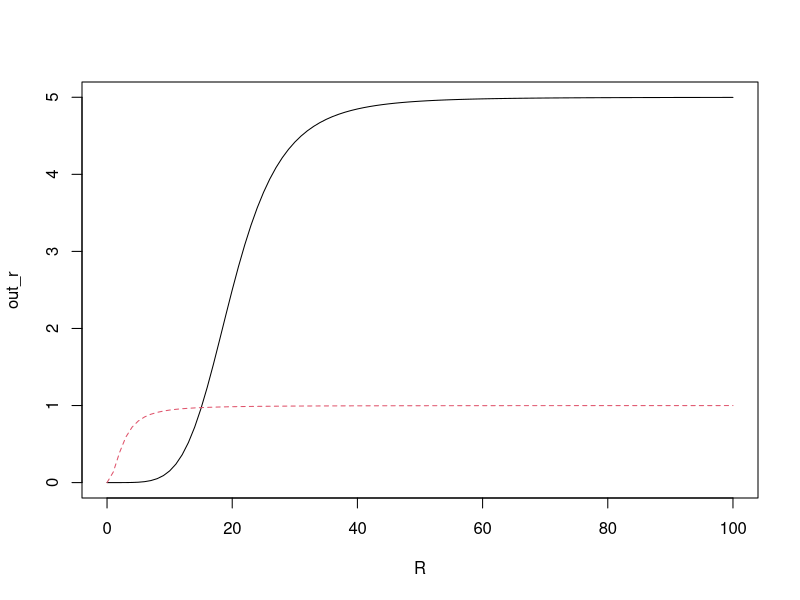
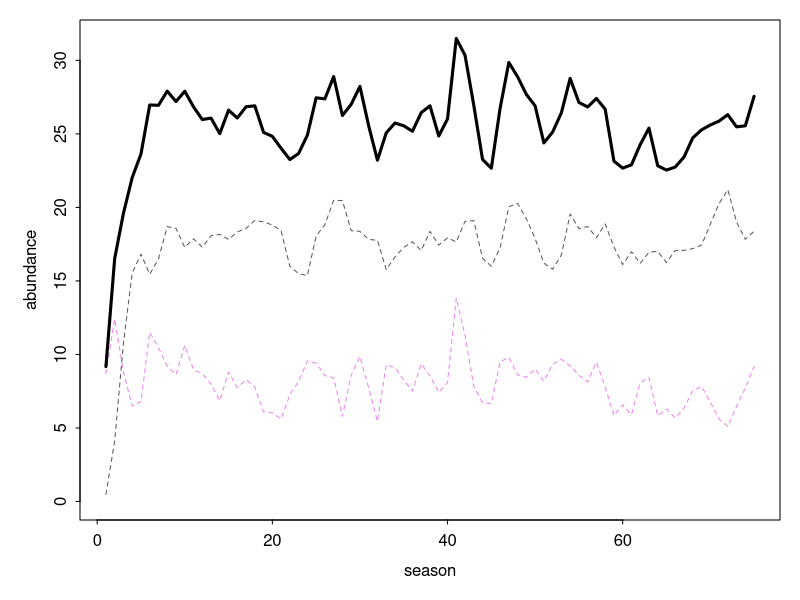

These figures' R source, in order:
##  Semi-discrete relative nonlinearity model of two species 
##    coexisting on one essential resource                

##  Authors:  Andrew Tredennick, Peter Adler, and Fred Adler
##  Email:    atredenn@gmail.com
##  Date:     3.19.2015
##  Update:   4.2.2015  -- Implements looping over odSolve for seasons.
##                      -- Makes resource uptake a Hill function, and a
##                         function that can be called within the model.
##                      -- Includes option for a temporally autocorrelated
##                         resource pulse function.
##                      -- Adds 'Rstart' variable to saved output to track
##                         initial condition of resource for each season.
##  Update:   4.8.2015  -- Adds allocation parameter (a) that continuously
##                         draws some fraction of live biomass (N) and allocates
##                         it to the dormant seed bank.
##  Update:   4.10.2015 -- Resource pulses happen within the season.
##                      -- Tracks average seasonal abundance as response.
##  Update:   4.24.2015 -- Changes Hill fxn parameters for quick difference
##                         in resource response curves. This leads to more
##                         stable coexistence and more even biomass splits.

##  MODEL DESCRIPTION
# Species "split" themselves between a dormant, low-mortaility stage (D) and 
# a higher mortality, high growth stage (N).
# The single resource is R.
# There are two sources of variability: an environmental cue that drives the
# storage effect, and resource variability.

# clear the workspace
rm(list=ls())
library('plyr')

####
#### Initial conditions, global variables, and parameters ------------------------
####
temporal_autocorrelation <- F       # turn temporal autocorrelation on(T)/off(F)
seasons <- 75                   # number of seasons to simulate
seasons_to_exclude <- 0           # initial seasons to exclude from plots
days_to_track <- 60               # number of days to simulate in odSolve
DNR <- c(D=c(1,1),N=c(1,1),R=10)    # initial conditions
Rmu <- 1                            # mean resource pulse (on log scale)
Rsd <- 1                            # std dev of resource pulses (on log scale)
sigE <- 2                           # environmental cue variability
rho <- 0                            # environmental cue correlation between species
parms <- list(
  r = c(5,1),                     # max growth rate for each species
  alpha = c(5,2),                 # rate parameter for Hill function 
  beta = c(20,2.5),                  # shape parameter for Hill function
  mN = c(0.5,0.5),                  # live biomass loss (mortality) rates 
  mD = c(0.01, 0.01),              # dormant biomass loss (mortality) rates
  a = c(0.5,0.5)                    # allocation fraction of live biomass to seed bank
)

####
#### Load relevant libraries ----------------------------------------
####
library(deSolve); library(mvtnorm)


####
#### Model function -------------------------------------------------
####
## Continuous model
updateDNR <- function(t, DNR, parms){
  with(as.list(c(DNR, parms)), {
    dD1dt = N1*a[1] - (mD[1]*D1)
    dD2dt = N2*a[2] - (mD[2]*D2)
    dN1dt = N1*(uptake_R(r[1], R, alpha[1], beta[1]) - mN[1] - a[1])
    dN2dt = N2*(uptake_R(r[2], R, alpha[2], beta[2]) - mN[2] - a[2])
    dRdt = -1 * ((dN1dt + mN[1]*N1) + (dN2dt + mN[2]*N2))
    list(c(dD1dt, dD2dt, dN1dt, dN2dt, dRdt)) #output
  })
}

##  Resource uptake function (Hill function)
uptake_R <- function(r, R, alpha, beta){
  return((r*R^alpha) / (beta^alpha + R^alpha))
}
R <- seq(0,100,1)
out_r <- matrix(ncol=2, nrow=length(R))
alpha <- parms$alpha
beta <- parms$beta
for(i in 1:nrow(out_r)){
  out_r[i,1] <- uptake_R(parms$r[1], R[i], alpha[1], beta[1])
  out_r[i,2] <- uptake_R(parms$r[2], R[i], alpha[2], beta[2])
}
matplot(R, out_r, type="l")

## Discrete model
update_DNR <- function(t,DNR,gs){
  with (as.list(DNR),{
    g1 <- gs[1]
    g2 <- gs[2]
    N1 <- D1*g1
    N2 <- D2*g2
    D1 <- D1*(1-g1)
    D2 <- D2*(1-g2)
    R <- Rvector[t]
    return(c(D1, D2, N1, N2, R))
  })
}


####
#### Simulate model -----------------------------------------------------
####
days <- c(1:days_to_track)

# Get "germination" fractions for each year
getG <- function(sigE, rho, nTime){
  varcov <- matrix(c(sigE, rho*sigE, rho*sigE, sigE), 2, 2)
  e <- rmvnorm(n = nTime, mean = c(0,0), sigma = varcov)
  g <- exp(e) / (1+exp(e))
  return(g)
}

# Loop over seasons
nms <- names(DNR)
gVec <- getG(sigE = sigE, rho = rho, nTime = seasons)
gVec[] <- 1

if(temporal_autocorrelation==FALSE){
  Rvector <- runif(seasons,0.1,4)
  Rvector <- rep(Rmu, seasons)
}

if(temporal_autocorrelation==TRUE){
  if(Rsd != 0){
    Rvector <- filter(rlnorm(seasons,Rmu,Rsd), filter=rep(1,3), circular=TRUE)
  }
  if(Rsd == 0){
    Rvector <- rlnorm(seasons,Rmu,Rsd) 
  } 
}

pulse_events <- matrix(nrow=seasons, ncol=days_to_track)
for(do_season in 1:seasons){
  pulse_events[do_season,] <- rlnorm(days_to_track, Rvector[do_season], Rsd)
}
save_seasons <- data.frame(time=NA,D1=NA,D2=NA,N1=NA,N2=NA,R=NA,Rstart=NA,season=NA)

for(season_now in 1:seasons){
  eventdat <- data.frame(var = rep("R", days_to_track),
                         time = 1:days_to_track,
                         value = pulse_events[season_now,],
                         method = rep("add", days_to_track))
  Rstart <- as.list(DNR)$R
  output <- as.data.frame(ode(y = DNR, times = days, 
                              func = updateDNR, parms = parms,
                              events = list(data = eventdat)))

  DNR <- as.numeric(output[nrow(output),nms])
  names(DNR) <- nms
  R_update <- Rvector[season_now]
  DNR <- update_DNR(season_now, DNR, gVec[season_now,])
  names(DNR) <- nms
  new_season <- as.data.frame(output)
  new_season$season <- season_now
  new_season$Rstart <- Rstart
  save_seasons <- rbind(save_seasons, new_season)
}


####
####  Make some plots ----------------------------------
####
#take out first couple seasons
# save_seasons <- subset(save_seasons, season>seasons_to_exclude)
# matplot(seq_along(along.with = save_seasons$time), 
#         save_seasons[,c("N1","N2")], type="l")

#plot just average abundance by season
mean_of_season <- ddply(save_seasons, .(season), summarise,
                       mean_N1 = mean(N1),
                       mean_N2 = mean(N2),
                       mean_D1 = mean(D1),
                       mean_D2 = mean(D2))
par(mfrow=c(1,1),mar=c(4,4,1,1),tcl=-0.2,mgp=c(2,0.5,0))
seasonal_total <- apply(mean_of_season[,c("mean_N1","mean_N2")], 1, sum)
matplot(mean_of_season$season, mean_of_season[,c("mean_N1","mean_N2")], 
        type="l", xlab="season", ylab="abundance", ylim=c(0, max(seasonal_total,na.rm=TRUE)),
        col=c("violet", "grey35"), lty=c(2,2))
lines(mean_of_season$season, seasonal_total, lwd=3, lty=1)
# matplot(mean_of_season$season, mean_of_season[,c("mean_D1","mean_D2")],
#         type="l", xlab="season", ylab="abundance")
# plot(N1 ~ Rstart, end_seasons)
# plot(N2 ~ Rstart, end_seasons)
# plot(N1 ~ N2, end_seasons)

#Plot the resource uptake function
# R <- seq(0,100,1)
# out_r <- matrix(ncol=2, nrow=length(R))
# alpha <- c(10,10)
# beta <- c(50,50)
# for(i in 1:nrow(out_r)){
#   out_r[i,1] <- uptake_R(5, R[i], alpha[1], beta[1])
#   out_r[i,2] <- uptake_R(5, R[i], alpha[2], beta[2])
# }
# matplot(R, out_r, type="l")

#Plot histograms of resource supply rates at different sigRs
# sigR <- seq(0,1,0.25)
# par(mfrow=c(2,3))
# for(i in 1:length(sigR)){
#   hist(rlnorm(100,2,sigR[i]))
# }
# plot(filter(rlnorm(100,2,1), filter=rep(1,3), circular=TRUE))
# 
# R <- seq(0,100,1)
# out_r <- matrix(ncol=2, nrow=length(R))
# alpha <- c(10,0.5)
# beta <- c(50,2500)
# for(i in 1:nrow(out_r)){
#   out_r[i,1] <- uptake_R(10, R[i], alpha[1], beta[1])
#   out_r[i,2] <- uptake_R(10, R[i], alpha[2], beta[2])
# }
# matplot(R, out_r, type="l")
